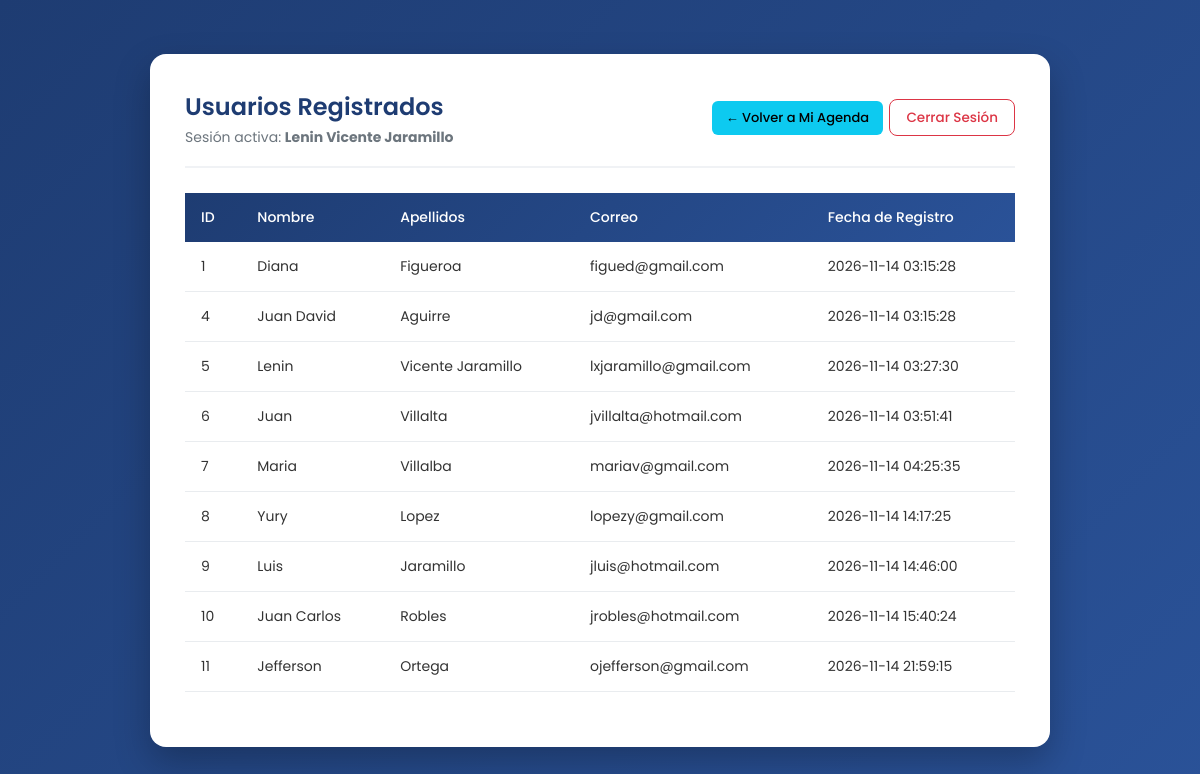
The page /gestion-usuarios/ver_usuarios.php (signed in) on the database as committed earlier.
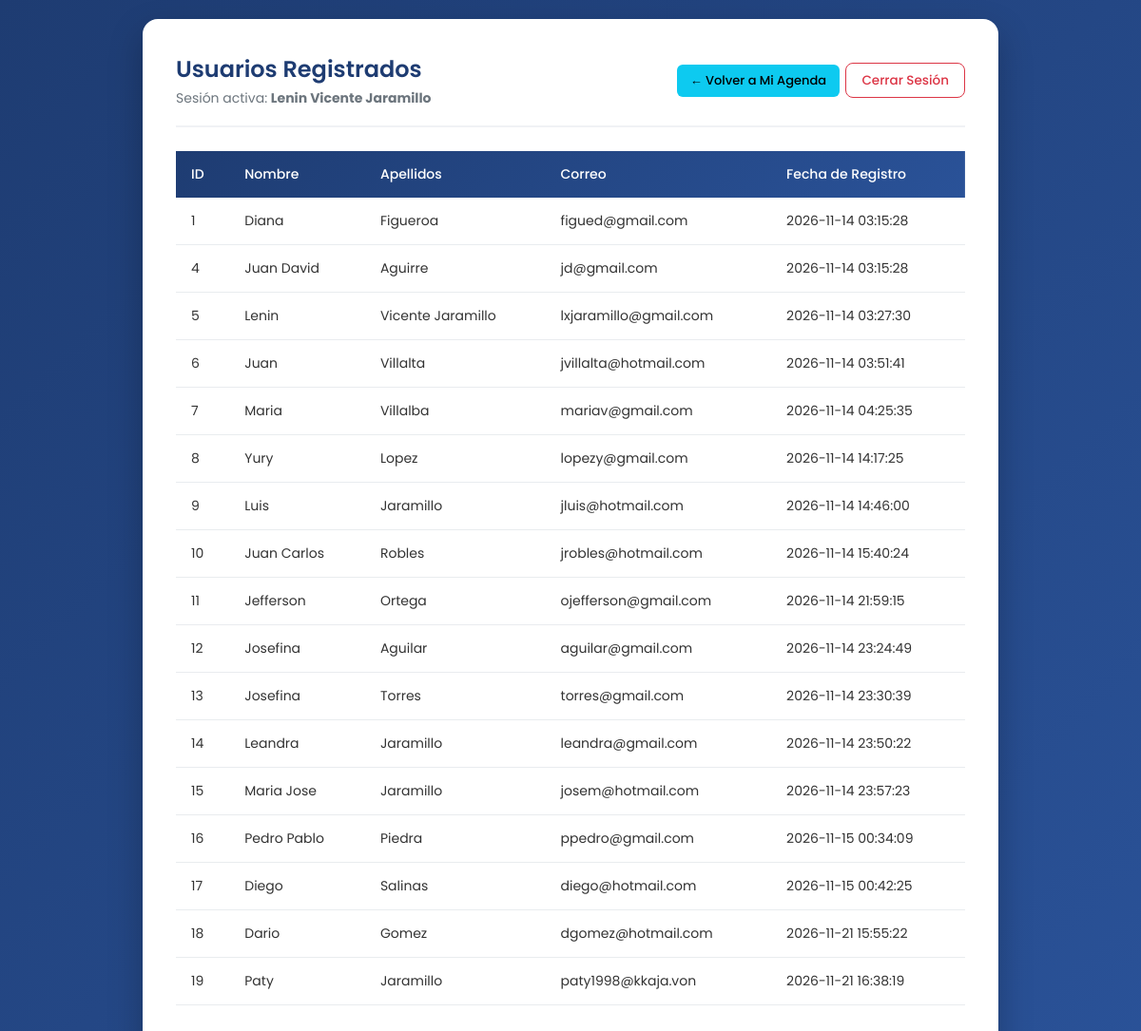
The same page on the database as committed later.
### tables this page shows
CREATE TABLE `usuarios` (
  `id` int(11) NOT NULL,
  `nombre` varchar(100) NOT NULL,
  `apellidos` varchar(100) NOT NULL,
  `correo` varchar(100) NOT NULL,
  `clave` varchar(255) NOT NULL,
  `fecha_registro` timestamp NOT NULL DEFAULT current_timestamp()
);

### gestion-usuarios/ver_usuarios.php (the view, shortened to what this page needs)
<?php
require_once("conexion.php");
$sql = "SELECT id, nombre, apellidos, correo, fecha_registro FROM usuarios ORDER BY id ASC";
$resultado = $conexion->query($sql);
?>
<!DOCTYPE html>
<html lang="es">
<head>
    <link rel="stylesheet" href="estilos.css">
</head>
<body>
    <div class="container-tabla">
        <div class="table-card">
            <div class="table-header">
                <div>
                    <h2>Usuarios Registrados</h2>
                    <p class="user-welcome">
                        Sesión activa: <strong><?= htmlspecialchars($_SESSION['usuario_nombre'], ENT_QUOTES, 'UTF-8') ?></strong>
                    </p>
                </div>
                <div>
                    <a href="lista_usuario.php" class="btn-action btn-edit">← Volver a Mi Agenda</a>
                    <a href="logout.php" class="btn-logout">Cerrar Sesión</a>
                </div>
            </div>
            <?php if ($resultado && $resultado->num_rows > 0): ?>
                <div class="table-responsive">
                    <table class="custom-table">
                        <thead>
                            <tr>
                                <th>ID</th>
                                <th>Nombre</th>
                                <th>Apellidos</th>
                                <th>Correo</th>
                                <th>Fecha de Registro</th>
                            </tr>
                        </thead>
                        <tbody>
                            <?php while ($fila = $resultado->fetch_assoc()): ?>
                                <tr>
                                    <td><?= htmlspecialchars($fila['id'], ENT_QUOTES, 'UTF-8') ?></td>
                                    <td><?= htmlspecialchars($fila['nombre'], ENT_QUOTES, 'UTF-8') ?></td>
                                    <td><?= htmlspecialchars($fila['apellidos'], ENT_QUOTES, 'UTF-8') ?></td>
                                    <td><?= htmlspecialchars($fila['correo'], ENT_QUOTES, 'UTF-8') ?></td>
                                    <td><?= htmlspecialchars($fila['fecha_registro'] ?? '—', ENT_QUOTES, 'UTF-8') ?></td>
                                </tr>
                            <?php endwhile; ?>
                        </tbody>
                    </table>
                </div>
            <?php else: ?>
                <div class="alert-info">
                    No hay usuarios registrados en la base de datos.
                </div>
            <?php endif; ?>
        </div>
    </div>
</body>
</html>

### gestion-usuarios/estilos.css (style rules this page uses)
* { box-sizing: border-box; margin: 0; padding: 0; font-family: 'Poppins', sans-serif; }
body { min-height: 100vh; display: flex; align-items: center; justify-content: center; background: linear-gradient(135deg, #1e3c72 0%, #2a5298 100%); padding: 20px; }
.container-tabla { width: 100%; max-width: 900px; margin: auto; }
.table-card { background: #ffffff; width: 100%; padding: 35px; border-radius: 16px; box-shadow: 0 15px 35px rgba(0, 0, 0, 0.25); animation: fadeIn 0.5s ease-out; }
.table-header { display: flex; justify-content: space-between; align-items: center; border-bottom: 2px solid #f0f2f5; padding-bottom: 18px; margin-bottom: 25px; flex-wrap: wrap; gap: 15px; }
.table-header h2 { color: #1e3c72; font-size: 24px; font-weight: 600; }
.user-welcome { color: #6c757d; font-size: 14px; margin-top: 3px; }
.table-responsive { width: 100%; overflow-x: auto; }
.custom-table { width: 100%; border-collapse: collapse; margin-bottom: 20px; }
.custom-table thead { background: linear-gradient(135deg, #1e3c72 0%, #2a5298 100%); color: #ffffff; }
.custom-table th { padding: 14px 16px; text-align: left; font-weight: 500; font-size: 14px; }
.custom-table td { padding: 14px 16px; border-bottom: 1px solid #e9ecef; color: #333333; font-size: 14px; }
.btn-action { display: inline-block; padding: 7px 14px; border-radius: 6px; font-size: 13px; font-weight: 500; text-decoration: none; transition: transform 0.2s, opacity 0.2s; margin: 2px; }
.btn-edit { background-color: #0dcaf0; color: #000000; }
.btn-logout { padding: 8px 16px; border: 1.5px solid #dc3545; color: #dc3545; border-radius: 8px; font-size: 13.5px; font-weight: 500; text-decoration: none; transition: all 0.2s; }

Rows that differ between the two databases and show on the page:
added usuarios: id "12", nombre "Josefina", apellidos "Aguilar", correo "aguilar@gmail.com", fecha_registro "2026-11-14 23:24:49"
added usuarios: id "13", nombre "Josefina", apellidos "Torres", correo "torres@gmail.com", fecha_registro "2026-11-14 23:30:39"
added usuarios: id "14", nombre "Leandra", apellidos "Jaramillo", correo "leandra@gmail.com", fecha_registro "2026-11-14 23:50:22"
added usuarios: id "15", nombre "Maria Jose", apellidos "Jaramillo", correo "josem@hotmail.com", fecha_registro "2026-11-14 23:57:23"
added usuarios: id "16", nombre "Pedro Pablo", apellidos "Piedra", correo "ppedro@gmail.com", fecha_registro "2026-11-15 00:34:09"
added usuarios: id "17", nombre "Diego", apellidos "Salinas", correo "diego@hotmail.com", fecha_registro "2026-11-15 00:42:25"
added usuarios: id "18", nombre "Dario", apellidos "Gomez", correo "dgomez@hotmail.com", fecha_registro "2026-11-21 15:55:22"
added usuarios: id "19", nombre "Paty", apellidos "Jaramillo", correo "paty1998@kkaja.von", fecha_registro "2026-11-21 16:38:19"
